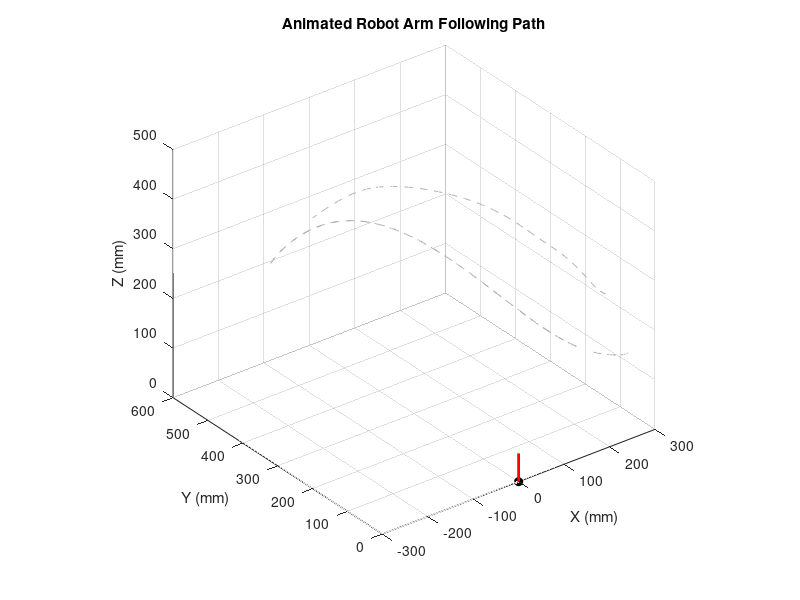

MATLAB code to generate this figure:
% Arm segment lengths (mm)
L1 = 57.0;     % Base to pitch
L2 = 115.67;   % Pitch to yaw
L3 = 310.0;    % Yaw to rod tip

% Time vector
t = linspace(0, 2*pi, 300);  % Use 300 points for smoother animation

% Target trajectory
xt =  117.1 - 182.9*cos(t*1.496) + 42.63*sin(t*1.496) ...
    - 13.3*cos(2*t*1.496) - 54.58*sin(2*t*1.496) ...
    + 17.38*cos(3*t*1.496) - 8.86*sin(3*t*1.496) ...
    - 5.189*cos(4*t*1.496) + 1.512*sin(4*t*1.496) ...
    - 2.687*cos(5*t*1.496) - 2.955*sin(5*t*1.496) ...
    + 2.653*cos(6*t*1.496) - 2.801*sin(6*t*1.496) ...
    - 0.3433*cos(7*t*1.496) - 1.62*sin(7*t*1.496) ...
    - 0.08304*cos(8*t*1.496) - 1.225*sin(8*t*1.496);

yt =  303 + 219.6*cos(t*1.496) - 164.3*sin(t*1.496) ...
    + 84.45*cos(2*t*1.496) - 65.54*sin(2*t*1.496) ...
    + 26.33*cos(3*t*1.496) + 45.71*sin(3*t*1.496) ...
    - 11.23*cos(4*t*1.496) + 20.05*sin(4*t*1.496) ...
    - 0.5956*cos(5*t*1.496) - 2.631*sin(5*t*1.496) ...
    - 2.667*cos(6*t*1.496) + 0.6726*sin(6*t*1.496) ...
    + 0.678*cos(7*t*1.496) - 0.7038*sin(7*t*1.496) ...
    + 2.542*cos(8*t*1.496) - 0.9941*sin(8*t*1.496);

zt =  262.7 + 11.65*cos(t*1.496) - 63.16*sin(t*1.496) ...
    - 33.56*cos(2*t*1.496) + 82.36*sin(2*t*1.496) ...
    - 38.04*cos(3*t*1.496) + 23.7*sin(3*t*1.496) ...
    - 14.84*cos(4*t*1.496) - 8.802*sin(4*t*1.496) ...
    - 7.894*cos(5*t*1.496) - 4.65*sin(5*t*1.496) ...
    - 6.884*cos(6*t*1.496) - 6.088*sin(6*t*1.496) ...
    + 2.615*cos(7*t*1.496) - 3.547*sin(7*t*1.496) ...
    - 1.716*cos(8*t*1.496) + 1.293*sin(8*t*1.496);

% Inverse Kinematics (estimate pitch and yaw from position)
% Assume:
% - Pitch is elevation angle (XZ)
% - Yaw is rotation around Z axis (XY)
pitch_angles = atan2(zt - L1, sqrt(xt.^2 + yt.^2 - L1^2));
yaw_angles = atan2(yt, xt);

% Animation
figure;
axis equal;
grid on;
xlabel('X (mm)');
ylabel('Y (mm)');
zlabel('Z (mm)');
title('Animated Robot Arm Following Path');
xlim([-300 300]);
ylim([0 600]);
zlim([0 500]);
view(3);
hold on;

% Plot full path
plot3(xt, yt, zt, 'Color', [0.7 0.7 0.7], 'LineStyle', '--');

% Initialize graphics objects
hBase = plot3(0,0,0,'ko','MarkerSize',6,'MarkerFaceColor','k');
hLink1 = plot3([0 0], [0 0], [0 0], 'r-', 'LineWidth', 2); % pitch
hLink2 = plot3([0 0], [0 0], [0 0], 'g-', 'LineWidth', 2); % yaw
hTip   = plot3(0,0,0,'bo','MarkerSize',6,'MarkerFaceColor','b');

for i = 1:length(t)
    % Base (origin)
    base = [0; 0; 0];

    % Pitch axis: rotates in XZ plane
    pitch = pitch_angles(i);
    yaw = yaw_angles(i);

    % Pitch link end
    p1 = base + [0; 0; L1];

    % Rotate pitch around X to get direction
    R_pitch = [1 0 0;
               0 cos(pitch) -sin(pitch);
               0 sin(pitch)  cos(pitch)];

    p2 = p1 + R_pitch * [0; 0; L2];

    % Rotate yaw around Z after pitch
    R_yaw = [cos(yaw) -sin(yaw) 0;
             sin(yaw)  cos(yaw) 0;
             0         0        1];

    p3 = p2 + R_pitch * R_yaw * [0; 0; L3];

    % Update links
    set(hLink1, 'XData', [base(1) p1(1)], 'YData', [base(2) p1(2)], 'ZData', [base(3) p1(3)]);
    set(hLink2, 'XData', [p1(1) p2(1)], 'YData', [p1(2) p2(2)], 'ZData', [p1(3) p2(3)]);
    set(hTip,   'XData', p3(1), 'YData', p3(2), 'ZData', p3(3));

    pause(0.01);
end
